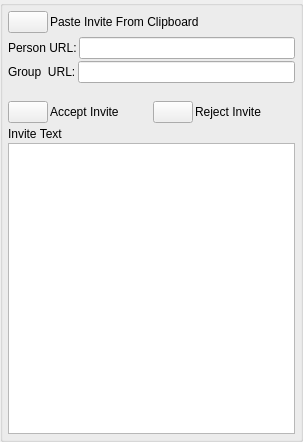
<?xml version="1.0" encoding="UTF-8"?>
<ui version="4.0">
 <class>AppletInvitesUi</class>
 <widget class="QWidget" name="AppletInvitesUi">
  <property name="geometry">
   <rect>
    <x>0</x>
    <y>0</y>
    <width>303</width>
    <height>442</height>
   </rect>
  </property>
  <property name="sizePolicy">
   <sizepolicy hsizetype="Expanding" vsizetype="Expanding">
    <horstretch>0</horstretch>
    <verstretch>0</verstretch>
   </sizepolicy>
  </property>
  <property name="minimumSize">
   <size>
    <width>0</width>
    <height>0</height>
   </size>
  </property>
  <property name="maximumSize">
   <size>
    <width>16777215</width>
    <height>16777215</height>
   </size>
  </property>
  <property name="windowTitle">
   <string>Accept Invite</string>
  </property>
  <layout class="QVBoxLayout" name="verticalLayout">
   <property name="spacing">
    <number>0</number>
   </property>
   <property name="leftMargin">
    <number>0</number>
   </property>
   <property name="topMargin">
    <number>0</number>
   </property>
   <property name="rightMargin">
    <number>0</number>
   </property>
   <property name="bottomMargin">
    <number>0</number>
   </property>
   <item>
    <widget class="QGroupBox" name="StyledDlgItemsBox">
     <property name="sizePolicy">
      <sizepolicy hsizetype="Expanding" vsizetype="Expanding">
       <horstretch>0</horstretch>
       <verstretch>0</verstretch>
      </sizepolicy>
     </property>
     <property name="minimumSize">
      <size>
       <width>0</width>
       <height>0</height>
      </size>
     </property>
     <property name="title">
      <string/>
     </property>
     <layout class="QVBoxLayout" name="verticalLayout_2">
      <property name="spacing">
       <number>2</number>
      </property>
      <property name="leftMargin">
       <number>5</number>
      </property>
      <property name="topMargin">
       <number>5</number>
      </property>
      <property name="rightMargin">
       <number>5</number>
      </property>
      <property name="bottomMargin">
       <number>5</number>
      </property>
      <item>
       <layout class="QHBoxLayout" name="horizontalLayout">
        <item>
         <widget class="VxPushButton" name="m_CopyInviteFromClipboardButton">
          <property name="sizePolicy">
           <sizepolicy hsizetype="Minimum" vsizetype="Minimum">
            <horstretch>0</horstretch>
            <verstretch>0</verstretch>
           </sizepolicy>
          </property>
          <property name="text">
           <string notr="true"/>
          </property>
         </widget>
        </item>
        <item>
         <widget class="QLabel" name="m_CopyInviteLabel">
          <property name="sizePolicy">
           <sizepolicy hsizetype="Expanding" vsizetype="Preferred">
            <horstretch>0</horstretch>
            <verstretch>0</verstretch>
           </sizepolicy>
          </property>
          <property name="text">
           <string>Paste Invite From Clipboard</string>
          </property>
         </widget>
        </item>
       </layout>
      </item>
      <item>
       <widget class="IdentWidget" name="m_IdentWidget" native="true"/>
      </item>
      <item>
       <layout class="QHBoxLayout" name="horizontalLayout_3">
        <item>
         <widget class="QLabel" name="m_PersonUrlLabel">
          <property name="text">
           <string>Person URL:</string>
          </property>
         </widget>
        </item>
        <item>
         <widget class="QLineEdit" name="m_PersonUrlEdit">
          <property name="enabled">
           <bool>true</bool>
          </property>
         </widget>
        </item>
       </layout>
      </item>
      <item>
       <layout class="QHBoxLayout" name="horizontalLayout_2">
        <item>
         <widget class="QLabel" name="m_GroupUrlLabel">
          <property name="text">
           <string>Group  URL:</string>
          </property>
         </widget>
        </item>
        <item>
         <widget class="QLineEdit" name="m_GroupUrlEdit"/>
        </item>
       </layout>
      </item>
      <item>
       <widget class="QLabel" name="m_StatusLable">
        <property name="text">
         <string/>
        </property>
       </widget>
      </item>
      <item>
       <layout class="QHBoxLayout" name="horizontalLayout_4">
        <item>
         <widget class="VxPushButton" name="m_AcceptInviteButton">
          <property name="text">
           <string notr="true"/>
          </property>
         </widget>
        </item>
        <item>
         <widget class="QLabel" name="label_2">
          <property name="sizePolicy">
           <sizepolicy hsizetype="Expanding" vsizetype="Preferred">
            <horstretch>0</horstretch>
            <verstretch>0</verstretch>
           </sizepolicy>
          </property>
          <property name="text">
           <string>Accept Invite</string>
          </property>
         </widget>
        </item>
        <item>
         <widget class="VxPushButton" name="m_RejectInviteButton">
          <property name="text">
           <string notr="true"/>
          </property>
         </widget>
        </item>
        <item>
         <widget class="QLabel" name="label_3">
          <property name="sizePolicy">
           <sizepolicy hsizetype="Expanding" vsizetype="Preferred">
            <horstretch>0</horstretch>
            <verstretch>0</verstretch>
           </sizepolicy>
          </property>
          <property name="text">
           <string>Reject Invite</string>
          </property>
         </widget>
        </item>
       </layout>
      </item>
      <item>
       <spacer name="verticalSpacer">
        <property name="orientation">
         <enum>Qt::Vertical</enum>
        </property>
        <property name="sizeType">
         <enum>QSizePolicy::Fixed</enum>
        </property>
        <property name="sizeHint" stdset="0">
         <size>
          <width>20</width>
          <height>2</height>
         </size>
        </property>
       </spacer>
      </item>
      <item>
       <widget class="QLabel" name="label">
        <property name="text">
         <string>Invite Text</string>
        </property>
       </widget>
      </item>
      <item>
       <widget class="QPlainTextEdit" name="m_InviteTextEdit"/>
      </item>
     </layout>
    </widget>
   </item>
  </layout>
 </widget>
 <customwidgets>
  <customwidget>
   <class>VxPushButton</class>
   <extends>QPushButton</extends>
   <header>VxPushButton.h</header>
  </customwidget>
  <customwidget>
   <class>IdentWidget</class>
   <extends>QWidget</extends>
   <header>IdentWidget.h</header>
   <container>1</container>
  </customwidget>
 </customwidgets>
 <resources/>
 <connections/>
</ui>
